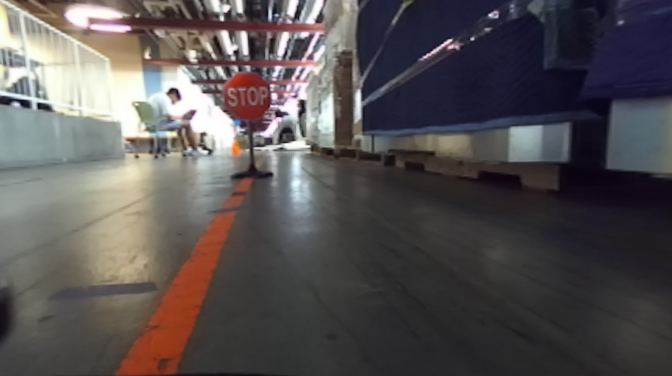
#> input picture image.png, 672 x 376 px
$ python color_segmentation.py   (older library calls are emulated)
#> lines starting #> are read from the running program, lines starting #| are printed output that depends on the picture; after the words box and inside, x2 and y2 are one past the last pixel; in counts of white or black regions, pixels touching at a corner belong together
import cv2
import numpy as np
import pdb

#################### X-Y CONVENTIONS #########################
# 0,0  X  > > > > >
#
#  Y
#
#  v  This is the image. Y increases downwards, X increases rightwards
#  v  Please return bounding boxes as ((xmin, ymin), (xmax, ymax))
#  v
#  v
#  v
###############################################################

#Image
HEIGHT = 376
WIDTH = 672
top = np.zeros((int((2/8.0)*HEIGHT), WIDTH), dtype="uint8")
middle = np.ones((int((6/8.0)*HEIGHT), WIDTH), dtype="uint8")
line_follower_mask = np.vstack((top, middle))

def image_print(img):
	"""
	Helper function to print out images, for debugging. Pass them in as a list.
	Press any key to continue.
	"""
	cv2.imshow("image", img)
	cv2.waitKey(0)
	cv2.destroyAllWindows()

def cd_color_segmentation(image, template=None, is_line_follower=False):
	"""
	Implement the sign detection using color segmentation algorithm
	Input:
		img: np.3darray; the input image with a sign to be detected. BGR.
		template_file_path; Not required, but can optionally be used to automate setting hue filter values.
	Return:
		bbox: ((x1, y1), (x2, y2)); the bounding box of the sign, unit in px
				(x1, y1) is the top left of the bbox and (x2, y2) is the bottom right of the bbox
	"""
#> called with is_line_follower = False
	if isinstance(image, type(None)):
		return ((0,0),(0,0))

	#Reduce image noise
	blurred_image = cv2.GaussianBlur(image, (3,3), 0)
#> image is the input picture: shape (376, 672, 3); mean B, G, R 82.8, 82.2, 87
	blurred_image = cv2.erode(blurred_image, (3,3))
	blurred_image = cv2.dilate(blurred_image, (3,3))
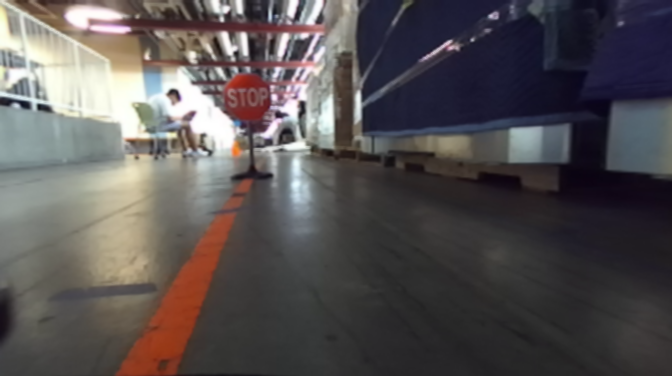
#> blurred_image: shape (376, 672, 3); mean B, G, R 82.9, 82.3, 87.1

	blurred_image = cv2.bitwise_and(blurred_image, blurred_image, mask=line_follower_mask)
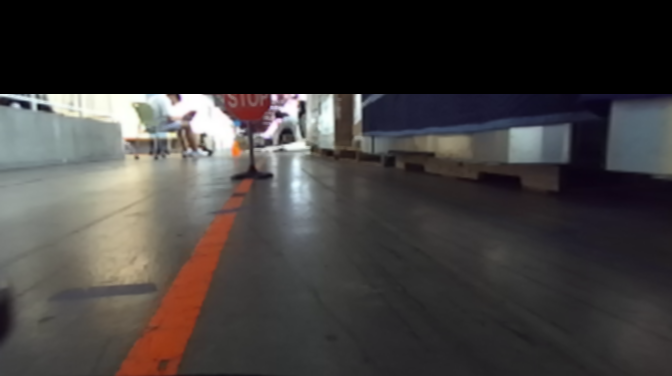
#> blurred_image: shape (376, 672, 3); mean B, G, R 58.4, 59.5, 62.7

	# Convert image to HSV
	image_hsv = cv2.cvtColor(blurred_image, cv2.COLOR_BGR2HSV)
#> image_hsv: shape (376, 672, 3); mean H, S, V 47.9, 29.1, 65.4

	# Create Color Mask
	light_gray = (0, 70, 50)
	dark_gray = (5, 255, 255)
	color_mask = cv2.inRange(image_hsv, light_gray, dark_gray)
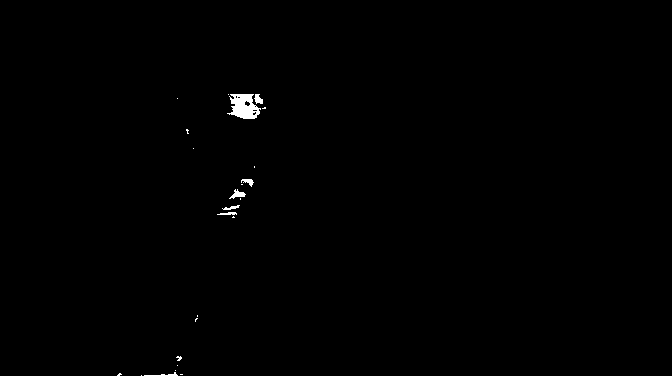
#> color_mask: shape (376, 672); 0.37% white; 24 white regions (17 under 20 px)
	#print(color_mask)

	# Extract out Sign
	filtered_image = cv2.bitwise_and(image, image, mask=color_mask)
	image_print(filtered_image)

	try:
		# Identify Contours
		_, thresholded_image = cv2.threshold(color_mask, 40, 255, cv2.THRESH_BINARY)
		_, contours, _  = cv2.findContours(thresholded_image,cv2.RETR_TREE,cv2.CHAIN_APPROX_SIMPLE)
#> contours = 30 contours, 23 with area under 20; largest, box (x1, y1, x2, y2) and area: (227, 94, 261, 119) 518, (229, 189, 246, 199) 58, (254, 94, 263, 104) 44, (241, 179, 254, 187) 36, (222, 205, 240, 210) 24, (244, 100, 251, 107) 24, (217, 212, 237, 215) 22

		# Choose contour of largest area
		best_contour = max(contours, key=cv2.contourArea)
#> best_contour = contour of 59 points, box (x1, y1, x2, y2) (227, 94, 261, 119), area 518
		x,y,w,h = cv2.boundingRect(best_contour)
#> x = 227; y = 94; w = 34; h = 25
		bounding_box = ((x,y), (x+w, y+h))
#> bounding_box = ((227, 94), (261, 119))

		# Visualize Bounding Box
		cv2.rectangle(image,bounding_box[0],bounding_box[1],(0,255,0),2)
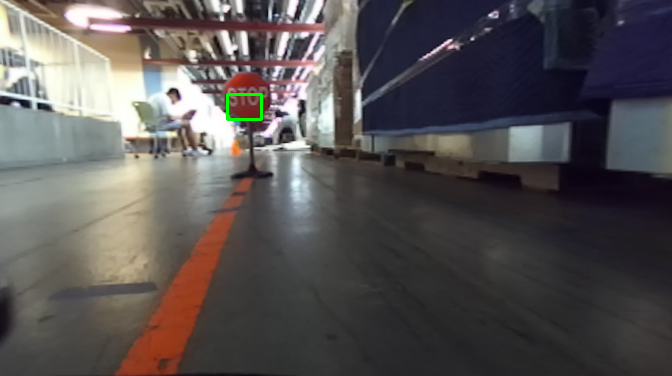
#> image: shape (376, 672, 3); 0.14% of pixels changed, all inside (x1, y1, x2, y2) = (226, 93, 263, 121)
		image_print(image)

		# Return bounding box
		return bounding_box

	except:
		return ((0,0),(0,0))

cd_color_segmentation(cv2.imread("../..//image.png"))
